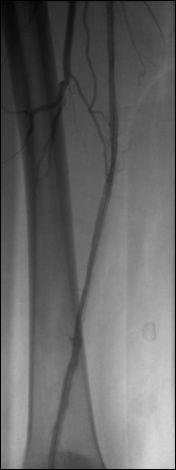
#> input picture live.jpg, 176 x 470 px
$ python ex2_2.py
#> lines starting #> are read from the running program, lines starting #| are printed output that depends on the picture
# Ex2_2 Subtracting two images

import cv2
import numpy as np
import matplotlib.pyplot as plt

# Load test images as float in range [0,1]
live = cv2.imread('live.jpg')
#> live is the input picture: shape (470, 176, 3); min 0, max 218, mean 101.4
live = cv2.cvtColor(live, cv2.COLOR_BGR2RGB)
live = live.astype(np.float64) / 255.0

mask = cv2.imread('mask.jpg')
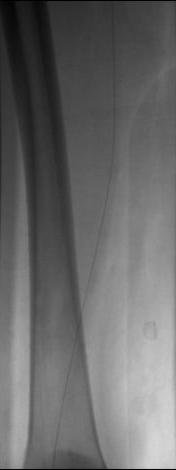
#> input picture mask.jpg, 176 x 470 px
#> mask is the input picture: shape (470, 176, 3); min 0, max 215, mean 104.6
mask = cv2.cvtColor(mask, cv2.COLOR_BGR2RGB)
mask = mask.astype(np.float64) / 255.0

# Absolute difference and gamma adjustment (power)
diff_img = np.abs(live - mask) ** 1.4
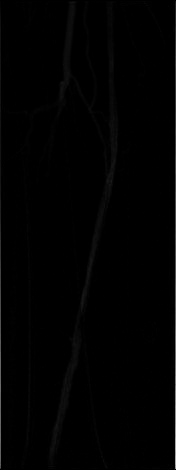
#> diff_img: shape (470, 176, 3) float64; min 0, max 0.687, mean 0.00726

# Tăng độ sáng và tương phản
# Cách 1: Điều chỉnh gamma để làm sáng (giảm gamma)
diff_img = diff_img ** 0.6  # Gamma < 1 để làm sáng
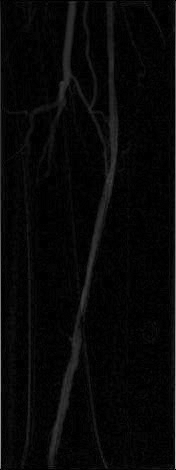
#> diff_img: shape (470, 176, 3) float64; min 0, max 0.798, mean 0.0311

# Cách 2: Normalize và scale để tăng tương phản
diff_img = (diff_img - diff_img.min()) / (diff_img.max() - diff_img.min())
diff_img = diff_img * 1.2  # Tăng độ sáng thêm 20%
diff_img = np.clip(diff_img, 0, 1)  # Giới hạn trong [0,1]
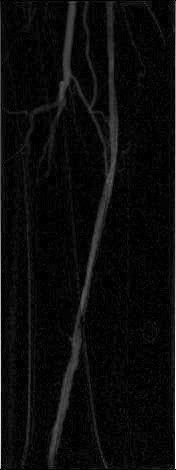
#> diff_img: shape (470, 176, 3) float64; min 0, max 1, mean 0.0467

# Plot images
FS = 15
plt.figure(figsize=(12, 4))

plt.subplot(1, 3, 1)
plt.imshow(live)
plt.title("live", fontsize=FS)
plt.axis("off")

plt.subplot(1, 3, 2)
plt.imshow(mask)
plt.title("mask", fontsize=FS)
plt.axis("off")

plt.subplot(1, 3, 3)
plt.imshow(diff_img)
plt.title("Subtracting", fontsize=FS)
plt.axis("off")

plt.tight_layout()
plt.savefig("Image_Subtraction.jpg")
plt.show()
